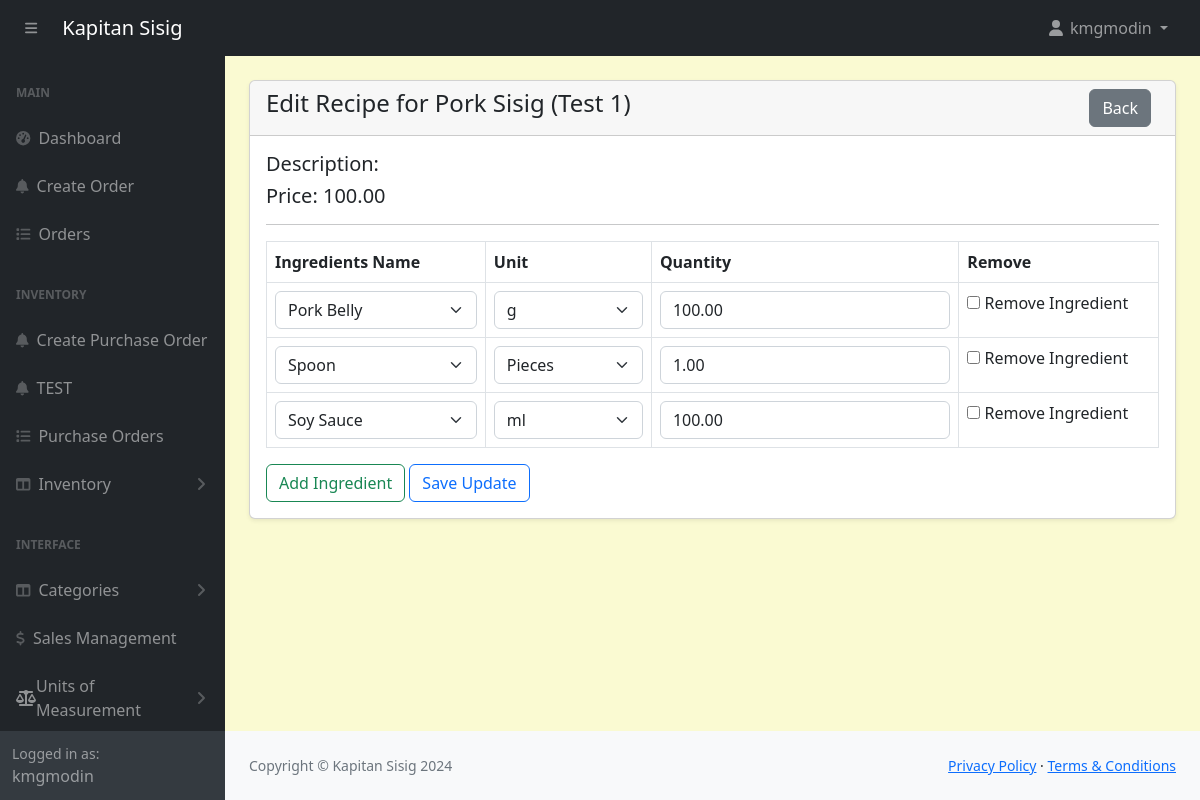
The app's page /POS-System-KapitanSisig/admin/recipe-edit.php?id=5 (signed in) with its own data.
### tables this page shows
CREATE TABLE `products` (
  `id` int(11) NOT NULL,
  `category_id` int(11) NOT NULL,
  `productname` varchar(191) NOT NULL,
  `description` varchar(191) NOT NULL,
  `price` decimal(10,2) NOT NULL,
  `image` varchar(255) NOT NULL,
  `created_at` date NOT NULL DEFAULT current_timestamp(),
  `quantity` int(11) NOT NULL
);

CREATE TABLE `recipe_ingredients` (
  `id` int(11) NOT NULL,
  `recipe_id` int(11) NOT NULL,
  `ingredient_id` int(11) NOT NULL,
  `quantity` decimal(10,2) NOT NULL,
  `unit_id` int(11) NOT NULL
);

CREATE TABLE `ingredients` (
  `id` int(11) NOT NULL,
  `name` varchar(191) NOT NULL,
  `unit_id` int(11) NOT NULL,
  `category` varchar(191) NOT NULL,
  `price` decimal(10,2) NOT NULL,
  `quantity` decimal(10,2) NOT NULL
);

CREATE TABLE `units_of_measure` (
  `id` int(11) NOT NULL,
  `category_id` int(11) DEFAULT NULL,
  `uom_name` varchar(255) DEFAULT NULL,
  `type` enum('reference','bigger','smaller') DEFAULT NULL,
  `ratio` decimal(10,5) DEFAULT NULL,
  `active` tinyint(1) DEFAULT 1,
  `rounding_precision` decimal(10,5) DEFAULT NULL
);

### POS-System-KapitanSisig/admin/recipe-edit.php (the view, shortened to what this page needs)
<?php
include('includes/header.php');
if (isset($_GET['id'])) {
    $recipeId = $_GET['id'];
    $recipeQuery = "SELECT * FROM recipes WHERE id = '$recipeId' LIMIT 1";
    $recipeResult = mysqli_query($conn, $recipeQuery);
    $recipe = mysqli_fetch_assoc($recipeResult);
    if ($recipe) {
        $productId = $recipe['product_id'];
        $productQuery = "SELECT * FROM products WHERE id = '$productId' LIMIT 1";
        $productResult = mysqli_query($conn, $productQuery);
        $product = mysqli_fetch_assoc($productResult);
        $ingredientQuery = "
            SELECT ri.id AS recipe_ingredient_id, ri.ingredient_id, ri.unit_id, ri.quantity, i.name AS ingredient_name, u.uom_name AS unit_name
            FROM recipe_ingredients ri
            JOIN ingredients i ON ri.ingredient_id = i.id
            JOIN units_of_measure u ON ri.unit_id = u.id
            WHERE ri.recipe_id = '$recipeId'
        ";
        $ingredientResult = mysqli_query($conn, $ingredientQuery);
        $ingredients = mysqli_query($conn, "SELECT * FROM ingredients");
        $units = mysqli_query($conn, "SELECT * FROM units_of_measure");
    } else {
        echo "Recipe not found!";
        exit();
    }
}
?>
<div class="container-fluid px-4 pb-4">
    <div class="card mt-4 shadow-sm">
        <div class="card-header">
            <h4 class="mb-0">Edit Recipe for <?= htmlspecialchars($product['productname']); ?>
                <a href="recipe-view.php?id=<?= $productId ?>" class="btn btn-secondary float-end me-2">Back</a>
            </h4>
        </div>
        <div class="card-body">
            <h5>Description: <?= htmlspecialchars($product['description']); ?></h5>
            <h5>Price: <?= htmlspecialchars($product['price']); ?></h5>
            <hr />
            <form action="code.php" method="POST">
                <table id="ingredientsTable" class="table table-bordered">
                    <thead>
                        <tr>
                            <th>Ingredients Name</th>
                            <th>Unit</th>
                            <th>Quantity</th>
                            <th>Remove</th>
                        </tr>
                    </thead>
                    <tbody id="tableBody">
                        <?php if (mysqli_num_rows($ingredientResult) > 0): ?>
                            <?php while ($row = mysqli_fetch_assoc($ingredientResult)): ?>
                                <tr>
                                    <td>
                                        <select name="ingredient_id[]" class="form-select" required>
                                            <?php
                                            mysqli_data_seek($ingredients, 0);
                                            while ($ingredient = mysqli_fetch_assoc($ingredients)): ?>
                                                <option value="<?= $ingredient['id']; ?>" <?= ($ingredient['id'] == $row['ingredient_id']) ? 'selected' : ''; ?>>
                                                    <?= htmlspecialchars($ingredient['name']); ?>
                                                </option>
                                            <?php endwhile; ?>
                                        </select>
                                    </td>
                                    <td>
                                        <select name="unit_id[]" class="form-select" required>
                                            <?php
                                            mysqli_data_seek($units, 0);
                                            while ($unit = mysqli_fetch_assoc($units)): ?>
                                                <option value="<?= $unit['id']; ?>" <?= ($unit['id'] == $row['unit_id']) ? 'selected' : ''; ?>>
                                                    <?= htmlspecialchars($unit['uom_name']); ?>
                                                </option>
                                            <?php endwhile; ?>
                                        </select>
                                    </td>
                                    <td>
                                        <input type="number" name="quantity[]" class="form-control" value="<?= htmlspecialchars($row['quantity']); ?>" required>
                                    </td>
                                    <td>
                                        <input type="checkbox" name="remove_recipe_ingredient_id[]" value="<?= $row['recipe_ingredient_id']; ?>" /> Remove Ingredient
                                    </td>
                                </tr>
                            <?php endwhile; ?>
                        <?php endif; ?>
                    </tbody>
                </table>
                <button type="button" class="btn btn-outline-success addRow">Add Ingredient</button>
                <button type="submit" name="updateRecipe" class="btn btn-outline-primary">Save Update</button>
            </form>
        </div>
    </div>
</div>
<?php include('includes/footer.php'); ?>

### POS-System-KapitanSisig/admin/assets/css/custom.css (style rules this page uses)
body { margin: 0; font-family: system-ui, -apple-system, "Segoe UI", Roboto, "Helvetica Neue", "Noto Sans", "Liberation Sans", Arial, sans-serif; font-size: 1rem; font-weight: 400; line-height: 1.5; color: #212529; text-align: left; background-color: #FAFAD2; -webkit-text-size-adjust: 100%; -webkit-tap-highlight-color: rgba(0, 0, 0, 0); }

### records on screen
products: productname "Pork Sisig (Test 1)", price "100.00"
recipe_ingredients: ingredient.name "Pork Belly", unit.uom_name "g", quantity "100.00"
recipe_ingredients: ingredient.name "Spoon", unit.uom_name "Pieces", quantity "1.00"
recipe_ingredients: ingredient.name "Soy Sauce", unit.uom_name "ml", quantity "100.00"

### other values on screen
$_SESSION['loggedInUser']['username'] "kmgmodin"
